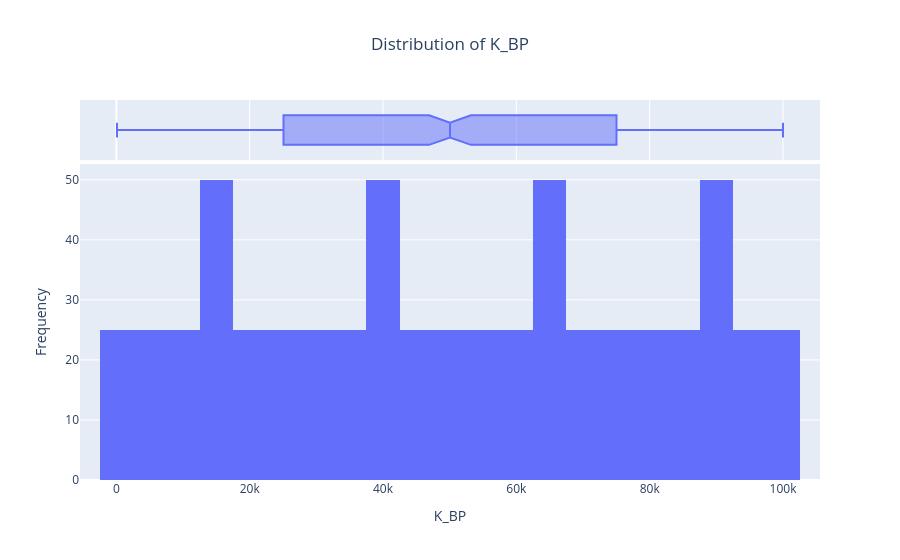

Source (notebook cell):
### Code cell
analysis.plot_distribution(metric_name="K_BP")

### Figure 1 — Plotly figure (JSON) as saved in the notebook; plotly's stock layout.template omitted (floating-point values rounded to 4 significant figures; data arrays with more than 128 entries replaced by an {"elided": "..."} marker saying what was removed)
{"data": [{"alignmentgroup": "True", "bingroup": "x", "hovertemplate": "K_BP=%{x}<br>count=%{y}<extra></extra>", "legendgroup": "", "marker": {"color": "#636efa", "pattern": {"shape": ""}}, "name": "", "offsetgroup": "", "orientation": "v", "showlegend": false, "type": "histogram", "x": {"elided": "625 float values"}, "xaxis": "x", "yaxis": "y"}, {"alignmentgroup": "True", "hovertemplate": "K_BP=%{x}<extra></extra>", "legendgroup": "", "marker": {"color": "#636efa"}, "name": "", "notched": true, "offsetgroup": "", "showlegend": false, "type": "box", "x": {"elided": "625 float values"}, "xaxis": "x2", "yaxis": "y2"}], "layout": {"barmode": "relative", "legend": {"tracegroupgap": 0}, "title": {"text": "Distribution of K_BP", "x": 0.5}, "xaxis": {"anchor": "y", "domain": [0, 1], "title": {"text": "K_BP"}}, "xaxis2": {"anchor": "y2", "domain": [0, 1], "matches": "x", "showgrid": true, "showticklabels": false}, "yaxis": {"anchor": "x", "domain": [0, 0.8316], "title": {"text": "Frequency"}}, "yaxis2": {"anchor": "x2", "domain": [0.8416, 1], "matches": "y2", "showgrid": false, "showline": false, "showticklabels": false, "ticks": ""}}}
